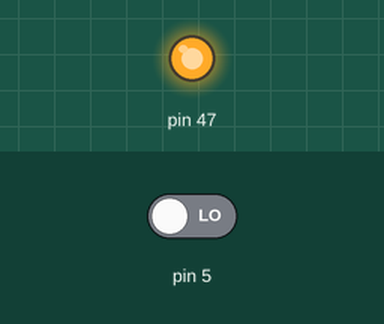
Recording of a sketch running on a simulated Arduino Mega 2560, built with avr-gcc and run on an emulated ATmega2560. Shown: output pins drawn as LEDs (lit = HIGH). The test bench sets the inputs (shaded band); at power-on: pin 5 LOW. What the sketch prints to the serial monitor is not drawn.

Above: at 0.1 s.
Timing chart, 0 to 1.6 s (numbered marks = the images above):
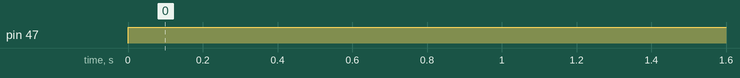

The sketch:

myFirst.ino
```cpp
void setup() {
  // put your setup code here, to run once:
  pinMode(47, OUTPUT);
  pinMode(5, INPUT);
  digitalWrite(47, LOW);
  Serial.begin(9600);
}

void loop() {
  // put your main code here, to run repeatedly:
  digitalWrite(47, HIGH);
  delay(100);
  int value = digitalRead(5);
  Serial.println(value);

  //pseudo-code
  /*
   *   if(value > threshold):
   *      digitalWrite(47,HIGH);
   *   else:
   *      digitalWrite(47,LOW);
  */
}
```

Measured:
- by itself, pin 47: LOW → HIGH at 0.00 s
